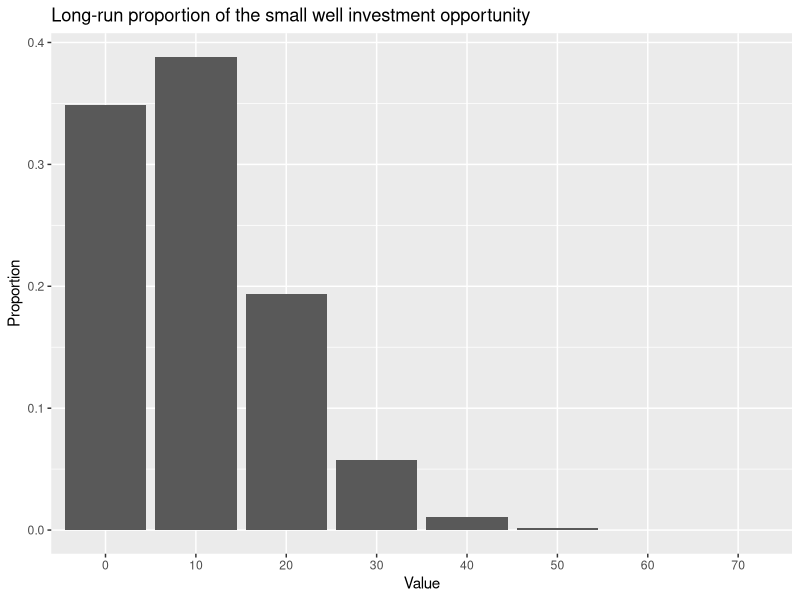

Source code (R):
## ---- chunk 1
big_well <- function(N) 100*rbinom(N, 1, 0.1)
sma_well <- function(N)  10*rbinom(N, 10, 0.1)

set.seed(23459874) # What does set.seed do?
big_well(10)

##  [1] 100 100   0   0   0   0   0   0   0   0

sma_well(10)

##  [1] 10  0  0 10  0  0  0  0 20  0

big_well(1E6) |> 
  table() 

## 
##      0    100 
## 899848 100152

big_well(1E6) |>
  table() |>
  proportions()

## 
##       0     100 
## 0.90008 0.09992
## ---- chunk 2
sma_well(1E6) |>
  table() |>
  proportions()
## ---- chunk 3
# new package needed 
install.packages("ggplot2")
library(ggplot2)

# place proportions into a new variable 

sma_proportions <- sma_well(1E6) |>
  table() |>
  proportions()

# create a data frame to input into a table

sma_df <- data.frame(value = as.numeric(names(sma_proportions)),
                     proportion = as.numeric(sma_proportions))
# use ggplot to graph

ggplot(sma_df, aes(x = factor(value), y = proportion)) +
  geom_bar(stat = "identity") +
  labs(title = "Long-run proportion of the small well investment opportunity",
       x = "Value",
       y = "Proportion")

